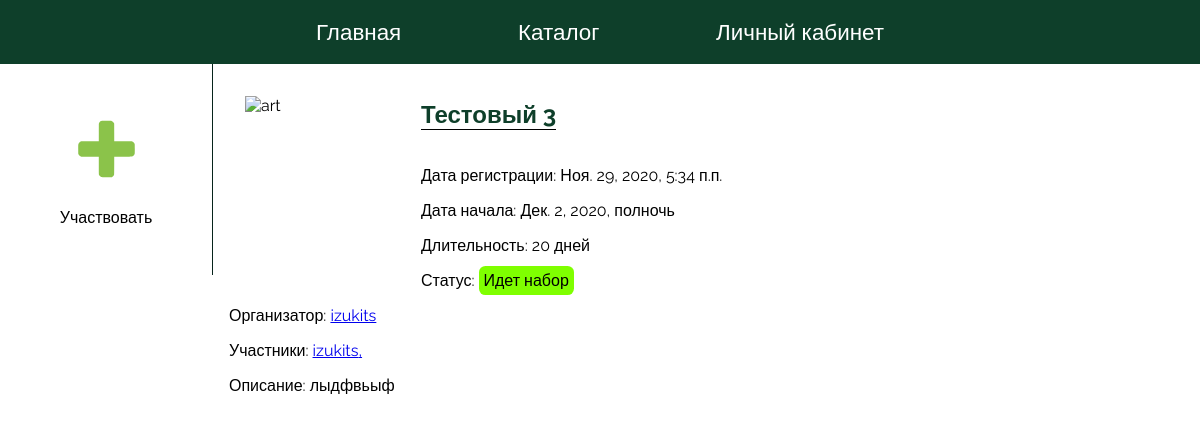
The page /challenge/23/ (signed in) on the database its author committed.
### artfreedom/apps/main/models.py (models this page shows, shortened)
class Challenge_article(models.Model):
    article_title = models.CharField("название челленджа", max_length=200)
    article_description = models.TextField("описание челленджа")
    pub_date = models.DateTimeField("дата публикации")
    start_date = models.DateTimeField("дата начала", default=datetime.now())
    recruitment_time = models.IntegerField("время челледжа (в днях)")  # in days
    avatar = models.CharField("Аватар", blank=True, max_length=2500, default="", null=True)
    participants = models.ManyToManyField(User_data, through="Challenge_to_User")
    class Meta:
        verbose_name = "Челлендж"
        verbose_name_plural = "Челленджи"

class User_data(models.Model):
    user = models.OneToOneField(User, on_delete=models.CASCADE)
    status = models.CharField("статус пользователя", max_length=500, blank=True)
    contacts = models.CharField("контакты пользователя", max_length=200)
    avatar = models.CharField("Аватар", blank=True, max_length=2500, default="", null=True)

class Challenge_to_User(models.Model):
    challenge = models.ForeignKey(Challenge_article, null=True, on_delete=models.SET_NULL)
    user = models.ForeignKey(User_data, null=True, on_delete=models.SET_NULL)
    role = models.CharField(max_length=50, choices=[
                                                ('creator', 'creator'),
                                                ('participant', 'participant')
                                                ])

### artfreedom/apps/main/views.py (the view)
# urls.py: path("challenge/<int:id>/", views.challenge, name="challenge"),
def challenge(request, id):
    args = {}
    ch = Challenge_article.objects.get(id=id)
    args["pub_date"] = ch.pub_date
    args["start_date"] = ch.start_date
    args["recruitment_time"] = ch.recruitment_time
    args["creator"] = ch.challenge_to_user_set.get(role="creator").user
    args["title"] = ch.article_title
    args["description"] = ch.article_description
    args["avatar_url"] = ch.avatar
    args["participants"] = ch.challenge_to_user_set.all()
    args["challenge_status"] = get_challenge_status(ch).value
    args["challenge_status_en"] = get_challenge_status(ch).name
    args["id"] = id
    if request.user.is_authenticated:
        user = User_data.objects.get(user=request.user)
        isparticipated = Challenge_to_User.objects.filter(
            challenge=ch, user_id=user.id
        ).count()
        args["isparticipated"] = not (isparticipated == 0)
        if isparticipated != 0:
            args["user_role"] = ch.challenge_to_user_set.get(user=user).role
    else:
        args["isparticipated"] = False
    return render(request, "main/challenge.html", args)

### artfreedom/apps/main/views.py (called while the page is built)
def get_challenge_status(challenge):
    if (timezone.now() - challenge.start_date).days >= challenge.recruitment_time:
        return ChallengeStatus.finished
    elif timezone.now() >= challenge.start_date:
        return ChallengeStatus.active
    else:
        return ChallengeStatus.recruitment

### artfreedom/templates/main/challenge.html (shortened to what this page needs)
{% extends 'base.html' %}
{% load static %}
{% block styles %}
<link rel="stylesheet" href="{% static 'css/challenge.css' %}">
<link rel="stylesheet" href="{% static 'css/text.css' %}">{% endblock %}
{% block main_content %}
<main>
    <nav class="nav-left-bar">
    {% if user.is_authenticated %}
        {% if challenge_status == 'Идет набор'%}
            <figure id="participate_button">
                {% if isparticipated %}
                <div class="select_challenge_button">
                    <img src="{% static 'imgs/participate_ok.png' %}" alt="">
                </div>
                {% else %}
                <div class="select_challenge_button">
                    <img src="{% static 'imgs/participate.svg' %}" alt="">
                </div>
                <p>Участвовать</p>
                {% endif %}
            </figure>
        {% else %}
            <p>Набор окончен</p>
        {% endif %}
    {% else %}
        <p>Для участия необходимо войти в аккаунт</p>
    {% endif %}
    </nav>
    <section class="main-block">
        <div class="challenge__img"><img src="
            {% if avatar_url %}
                {{avatar_url}}
            {% else %}
                https://img5.goodfon.com/wallpaper/nbig/4/27/anime-art-kakegurui-devushka-vzgliad-karty.jpg
            {% endif %}
        " alt="art"></div>
        <h2 class="heading2" style="display: inline-block;">{{title}}</h2>
        <p>Дата регистрации: {{pub_date}}</p>
        <p>Дата начала: {{start_date}}</p>
        <p>Длительность: {{recruitment_time}} дней</p>
        <p>Статус: <span class="{{ challenge_status_en }}">{{ challenge_status }}</span></p>
        <p>Организатор: <a href="{% url 'userprofile:profile' creator.user.id %}"> {{creator.user.username}}</a></p>
        <p>Участники:
            {% for i in participants%}
                <a href="{% url 'userprofile:profile' i.user.user.id %}">{{i.user.user.username}}, </a>
            {% endfor %}
        </p>
        <p>Описание: {{description}}</p>
    </section>
</main>
{% endblock %}

### artfreedom/static/css/base.css (style rules this page uses)
body { padding: 0; margin: 0; font-family: 'Raleway', sans-serif; }

### artfreedom/static/css/challenge.css (style rules this page uses)
div.challenge__img { float: left; width: 10rem; height: 10rem; overflow: hidden; margin: 1rem; }
div.challenge__img > img { height: 100%; width: 100%; object-fit: cover; }
.select_challenge_button { margin:auto; height: 5rem; width: 5rem; }
.select_challenge_button > img { height: 90%; width: 90%; }
.nav-left-bar > figure { margin: 2rem; text-align: center; }
span.active, span.recruitment, span.finished { padding: 0.3rem; border-radius: 0.4rem; }
span.recruitment { background-color: chartreuse; }

### artfreedom/static/css/text.css (style rules this page uses)
main { display: flex; align-items: flex-start; }
nav.nav-left-bar { width: 15%; padding: 1rem; border-right: 1px rgb(7, 36, 27) solid; }
.main-block { flex-grow: 1; padding: 1rem; }
h2.heading2 { color:rgb(14, 63, 42); border-bottom: 1px black solid; }

### rows shown on the page
Challenge_article: article_title "Тестовый 3", pub_date "Ноя. 29, 2020, 5:34 п.п.", start_date "Дек. 2, 2020, полночь", article_description "лыдфвьыф"
User_data: user.username "izukits"
Challenge_to_User: user.user.username "izukits"

### other values the page prints
{{ recruitment_time }} "20"
{{ challenge_status }} "Идет набор"
